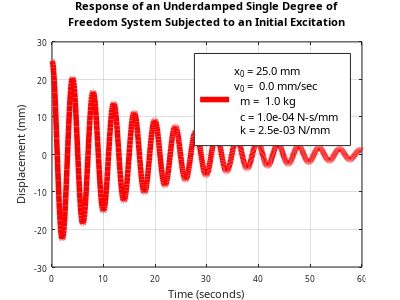

The MATLAB source for this figure:
clear;clc;close all;

x0= 0.025; %m
v0= 0.000; %m/s
t = linspace(0,60,1000);
m = 1;     % kg
c = 0.1;   % N*sec/meter
k = 2.5;   % N/m

omega_n = sqrt(k/m)
zeta    = 0.5*c/m/omega_n

x = exp(-zeta*omega_n*t).*(x0*cos(sqrt(1-zeta^2)*omega_n*t) +...
   (v0+zeta*omega_n*x0)/sqrt(1-zeta^2)/omega_n*...
   (sin(sqrt(1-zeta^2)*omega_n*t)));

h=figure(1);
plot(t,x.*1000,'r-','LineWidth',4);
grid on;
FN = findall(h,'-property','FontName');
set(FN,'FontName','/usr/share/fonts/dejavu/DejaVuSerifCondensed.ttf');
FS = findall(h,'-property','FontSize');
set(FS,'FontSize',6);
title(["Response of an Underdamped Single Degree of\n"...
      "Freedom System Subjected to an Initial Excitation"],...
      'FontName','/usr/share/fonts/dejavu/DejaVuSerif-Italic.ttf',...
      'FontSize',8);
xlabel('Time (seconds)','FontSize',8);
ylabel('Displacement (mm)','FontSize',8);
L = legend(["x_0 = ", num2str(x0*1000,'%4.1f'), " mm    ",...
          "\nv_0 =  ", num2str(v0*1000,'%4.1f'), " mm/sec",...
          "\n  m =  ", num2str(m,'%4.1f'),       " kg    ",...
          "\n  c = ", num2str(c/1000,'%5.1e'),  " N-s/mm",...
          "\n  k = ", num2str(k/1000,'%5.1e'),  " N/mm  "])
FL1= findall(L,'-property','FontName');
FL2= findall(L,'-property','FontSize');
set(FL1,'FontName','/usr/share/fonts/msttcore/cour.ttf');
set(FL2,'FontSize',8);
H = 3; W = 4;
set(h,'PaperUnits','inches')
set(h,'PaperOrientation','portrait');
set(h,'PaperSize',[H,W])
set(h,'PaperPosition',[0,0,W,H])
print(h,'-dpng','-color','vib_plt4.png');
